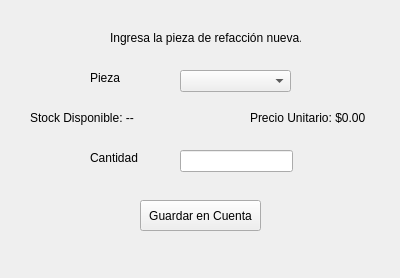
<?xml version="1.0" encoding="UTF-8"?>
<ui version="4.0">
 <class>Form</class>
 <widget class="QWidget" name="Form">
  <property name="geometry">
   <rect>
    <x>0</x>
    <y>0</y>
    <width>400</width>
    <height>278</height>
   </rect>
  </property>
  <property name="windowTitle">
   <string>Form</string>
  </property>
  <widget class="QLabel" name="label">
   <property name="geometry">
    <rect>
     <x>110</x>
     <y>30</y>
     <width>191</width>
     <height>16</height>
    </rect>
   </property>
   <property name="text">
    <string>Ingresa la pieza de refacción nueva.</string>
   </property>
  </widget>
  <widget class="QLabel" name="label_2">
   <property name="geometry">
    <rect>
     <x>90</x>
     <y>70</y>
     <width>49</width>
     <height>16</height>
    </rect>
   </property>
   <property name="text">
    <string>Pieza</string>
   </property>
  </widget>
  <widget class="QLabel" name="label_3">
   <property name="geometry">
    <rect>
     <x>90</x>
     <y>150</y>
     <width>49</width>
     <height>16</height>
    </rect>
   </property>
   <property name="text">
    <string>Cantidad</string>
   </property>
  </widget>
  <widget class="QLabel" name="lbl_stock_actual">
   <property name="geometry">
    <rect>
     <x>30</x>
     <y>110</y>
     <width>171</width>
     <height>16</height>
    </rect>
   </property>
   <property name="text">
    <string>Stock Disponible: --</string>
   </property>
  </widget>
  <widget class="QLineEdit" name="input_cantidad">
   <property name="geometry">
    <rect>
     <x>180</x>
     <y>150</y>
     <width>113</width>
     <height>22</height>
    </rect>
   </property>
  </widget>
  <widget class="QPushButton" name="btn_guardar_pieza">
   <property name="geometry">
    <rect>
     <x>140</x>
     <y>200</y>
     <width>121</width>
     <height>31</height>
    </rect>
   </property>
   <property name="text">
    <string>Guardar en Cuenta</string>
   </property>
  </widget>
  <widget class="QComboBox" name="combo_refaccion">
   <property name="geometry">
    <rect>
     <x>180</x>
     <y>70</y>
     <width>111</width>
     <height>22</height>
    </rect>
   </property>
  </widget>
  <widget class="QLabel" name="lbl_precio_sugerido">
   <property name="geometry">
    <rect>
     <x>250</x>
     <y>110</y>
     <width>141</width>
     <height>16</height>
    </rect>
   </property>
   <property name="text">
    <string>Precio Unitario: $0.00</string>
   </property>
  </widget>
 </widget>
 <resources/>
 <connections/>
</ui>
